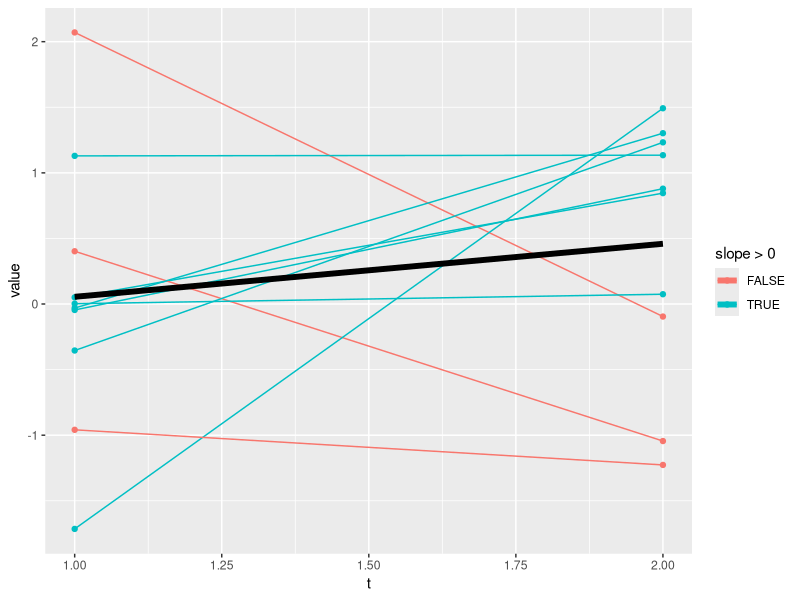

Reproduce this figure in R. (Note: this script raises an error after producing the figure.)

##Example 1
library(dplyr)
library(ggplot2)
set.seed(205)
dat = data.frame(t=rep(1:2, each=10), 
                 pairs=rep(1:10,2), 
                 value=rnorm(20))

# working example
ggplot(dat %>% group_by(pairs) %>%
         mutate(slope = (value[t==2] - value[t==1])/(2-1)),
       aes(t, value, group=pairs, colour=slope > 0)) +
  geom_point() +
  geom_line() +
  stat_summary(fun.y=mean,geom="line",lwd=2,aes(group=1))

# attempt at turning into a function
plotFun <- function(df, groupBy, dv, time) {
  ggplot(df %>% group_by_(groupBy) %>%
           mutate_(slope = interp(~(dv2[time2==2] - dv2[time2==1])/(2-1),
                                  dv2=as.name(dv), 
                                  time2=as.name(time))),
         aes_string(time, dv, group = groupBy, 
                    colour = 'slope > 0')) +
    geom_point() +
    geom_line() +
    stat_summary(fun.y=mean,geom="line",lwd=2,aes(group=1))
}

# plot
plotFun(dat, "pairs", "value", "t")


##Example 2
simpleFunction <- function(dataset, col_name, value){
  require("dplyr")
  require("lazyeval")
  filter_criteria <- interp(~y == x, y = as.name(col_name),x=10)
                            #.values=list(y = as.name(col_name), x = value))
  dataset %>%
    filter_(filter_criteria) %>%
    summarise(mean_speed = mean(speed)) -> dataset
  return(dataset)
}


simpleFunction(cars, "dist", 10)












